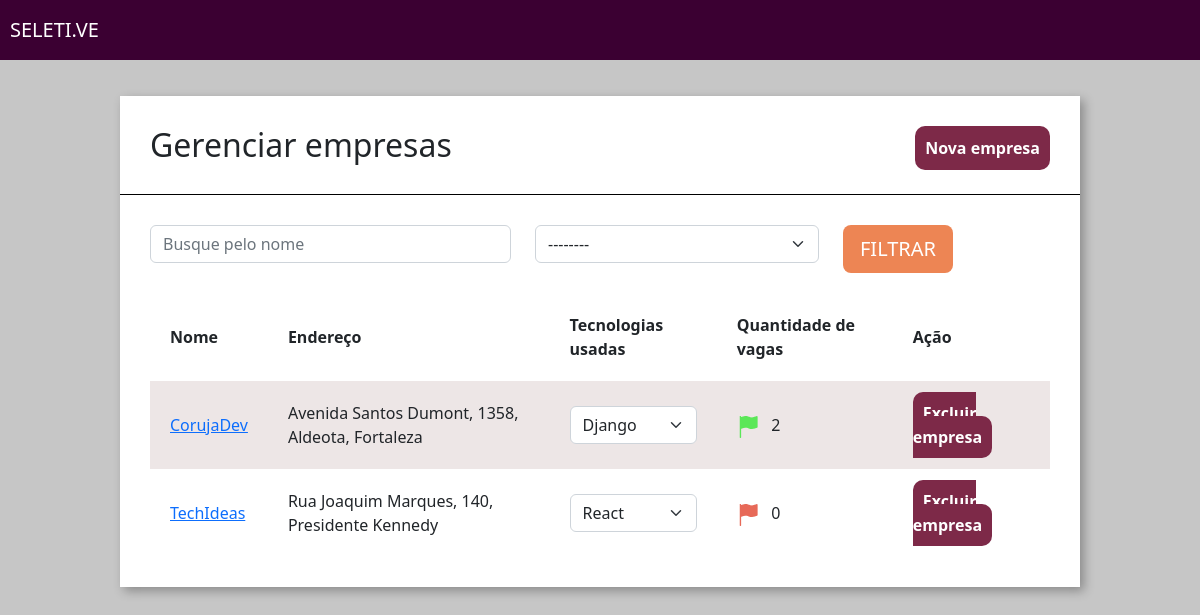
Page /home/empresas/ on the committed database.
### empresa/models.py (models this page shows, shortened)
class Empresa(models.Model):
    CHOICES_NICHO_MERCADO = (
        ('M', 'Marketing'),
        ('N', 'Nutrição'),
        ('D', 'Design'),
    )
    logo = models.ImageField(upload_to="logo_empresa", null=True)
    nome = models.CharField(max_length=30)
    email = models.EmailField()
    cidade = models.CharField(max_length=30)
    tecnologias = models.ManyToManyField(Tecnologias)
    endereco = models.CharField(max_length=50)
    caracteristica_empresa = models.TextField()
    nicho_mercado = models.CharField(max_length=3, choices=CHOICES_NICHO_MERCADO)
    def qtd_vagas(self):
        return Vagas.objects.filter(empresa__id=self.id).count()

### empresa/views.py (the view)
# urls.py: path('empresas/', views.empresas, name='empresas'),
def empresas(request):
    technologias_filtrar = request.GET.get('tecnologias')
    nome_filtrar = request.GET.get('nome')
    empresas = Empresa.objects.all()
    if technologias_filtrar:
        empresas = empresas.filter(tecnologias=technologias_filtrar)
    if nome_filtrar:
        empresas = empresas.filter(nome__icontains=nome_filtrar)
    tecnologias = Tecnologias.objects.all()
    context = {
        'empresas': empresas,
        'tecnologias': tecnologias
    }
    return render(request, 'empresas.html', context=context)

### empresa/models.py (called while the page is built)
    def __str__(self):
        return self.tecnologia

### empresa/templatetags/filtro.py (called while the page is built)
@register.filter(name='is_par')
def is_par(valor):
    return True if valor % 2 == 0 else False

### empresa/templates/empresas.html (shortened to what this page needs)
{% extends 'base.html' %}
{% load static %}
{% load filtro %}
{% block 'head' %}<link href="{% static 'empresa/css/empresas.css' %}" rel="stylesheet">{% endblock %}
{% block 'body' %}
    <div class="wrapper">
        <div class="box">
            <div class="header-box">
                <h2 class="titulo">Gerenciar empresas</h2>
                <a class="btn-nova-empresa" href="{% url 'empresa:nova_empresa' %}">Nova empresa</a>
            </div>
            <div class="borda-box"></div>
            <div class="body-box">
                <form action="{% url 'empresa:empresas' %}" method="GET">
                <div class="row">
                        <div class="col-md-5">
                            <input type="text" placeholder="Busque pelo nome" class="form-control" name="nome">
                        </div>
                        <div class="col-md-4">
                            <select class="form-select" name="tecnologias">
                                <option value="">--------</option>
                            </select>
                        </div>
                    <div class="col-md-3">
                        <input type="submit" value="FILTRAR" class="btn btn-lg btn-orange">
                    </div>
                </div>
                </form>
                <table class="tabela" cellpadding="20">
                    <tr>
                        <th>Nome</th>
                        <th>Endereço</th>
                        <th>Tecnologias usadas</th>
                        <th>Quantidade de vagas</th>
                        <th>Ação</th>
                    </tr>
                    {% for empresa in empresas %}
                        <tr {% if not forloop.counter|is_par %} class="tabela-linha" {% endif %}>
                            <td><a href="{% url 'empresa:empresa_unica' empresa.id%}">{{empresa.nome}}</a></td>
                            <td>{{empresa.endereco}}</td>
                            <td>
                                <select class="form-select">
                                    {% for tech in empresa.tecnologias.all %}
                                        <option>{{tech}}</option>
                                    {% endfor %}
                                </select>
                            </td>
                            <td>
                                {% if empresa.qtd_vagas > 0 %}
                                    <img src="{% static 'empresa/img/flag_green.png' %}">
                                {% else %}
                                    <img src="{% static 'empresa/img/flag_red.png' %}">
                                {% endif %}
                                &nbsp;&nbsp;{{empresa.qtd_vagas}}
                            </td>
                            <td>
                                <a class="btn-excluir" href="{% url 'empresa:excluir_empresa' empresa.id %}">Excluir empresa</a>
                            </td>
                        </tr>
                    {% endfor %}
                </table>
            </div>
        </div>
    </div>
{% endblock%}

### templates/static/base/css/base.css (style rules this page uses)
body { background-color: #C6C6C6 !important; }

### templates/static/empresa/css/empresas.css (style rules this page uses)
.wrapper { margin-top: 3%; display: flex; flex-direction: row; justify-content: center; align-items: center; }
.box { width: 80vw; background: #fff; box-shadow: 4px 4px 10px rgba(0,0,0,.3); }
.titulo { display: inline; }
.btn-nova-empresa { float: right; text-decoration: none; color: white; background-color: #7D2948; padding: 10px; border-radius: 10px; font-weight: bold; }
.header-box { padding: 30px; }
.borda-box { border-top: 1px solid black; }
.body-box { padding: 30px; }
.btn-orange { background-color: #ED8554; color: white; }
.tabela { width: 100%; margin-top: 20px; }
.tabela-linha { background-color: #EDE6E6; }
.btn-excluir { text-decoration: none; color: white; background-color: #7D2948; padding: 10px; border-radius: 10px; font-weight: bold; }

### rows in the picture
Empresa: nome "CorujaDev", endereco "Avenida Santos Dumont, 1358, Aldeota, Fortaleza", qtd_vagas "2"
Empresa: nome "TechIdeas", endereco "Rua Joaquim Marques, 140, Presidente Kennedy", qtd_vagas "0"

### other values in the picture
form field value "Django"
form field value "React"
